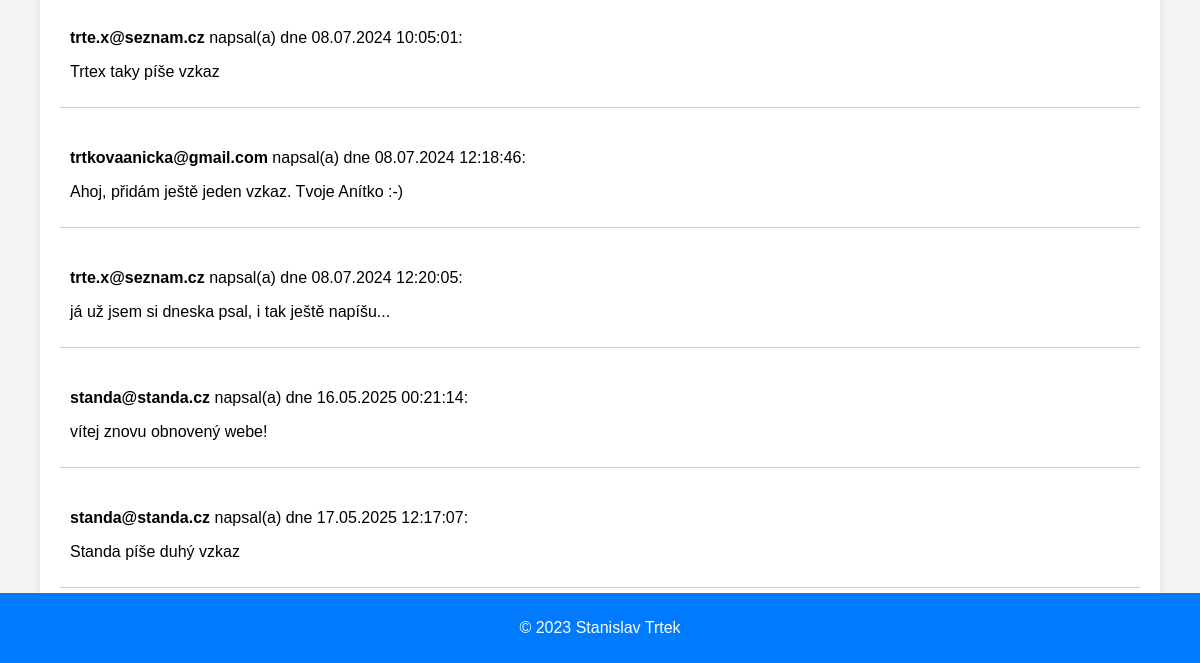
The page /messages/ (signed in, lower part) on the database as committed earlier.
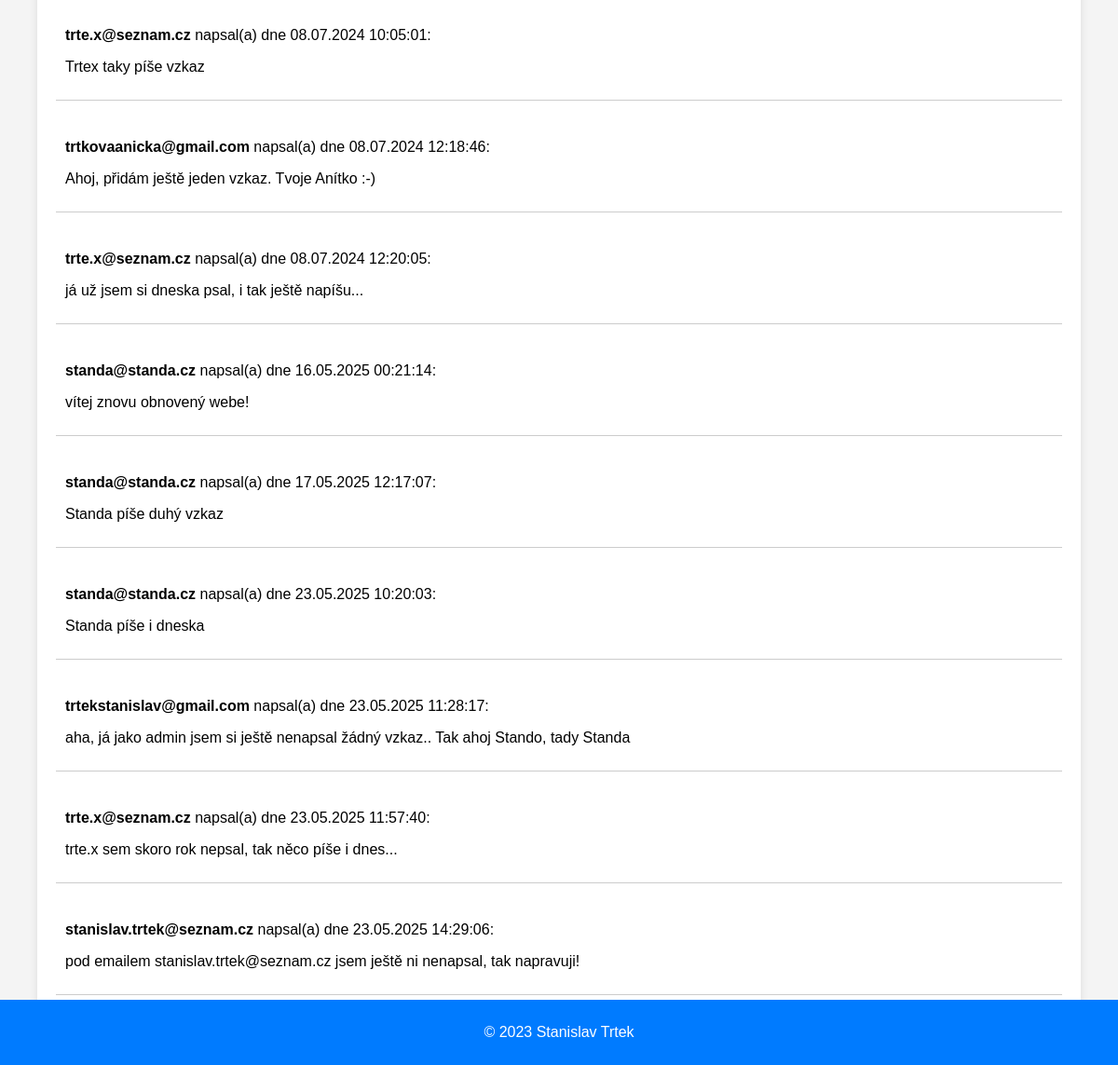
The same page on the database as committed later.
### myapp/models.py (models this page shows, shortened)
class Message(models.Model):
    user = models.ForeignKey('myapp.CustomUser', on_delete=models.CASCADE)
    content = models.TextField()
    timestamp = models.DateTimeField(auto_now_add=True)

class CustomUser(AbstractUser):
    is_admin = models.BooleanField(default=False)

### myapp/views.py (the view)
# urls.py: path('messages/', views.message_list, name='message_list'),
@login_required
def message_list(request):
    user_filter = request.GET.get('user')
    date_filter = request.GET.get('date')
    if request.user.is_admin:
        messages_query = Message.objects.all()
        if user_filter:
            messages_query = messages_query.filter(user__id=user_filter)
    else:
        messages_query = Message.objects.filter(user=request.user)
    if date_filter:
        date = parse_date(date_filter)
        if date:
            messages_query = messages_query.filter(timestamp__date=date)
    users = CustomUser.objects.all() if request.user.is_admin else CustomUser.objects.none()
    return render(request, 'message_list.html', {'messages': messages_query, 'users': users})

### myapp/context_processors.py (called while the page is built)
def current_datetime(request):
    return {
        'current_time': timezone.now()
    }

### myapp/templates/message_list.html (shortened to what this page needs)
{% extends "base.html" %}
{% load static %}
{% block content %}
<div class="messages-container">
    <div class="messages-list">
        {% for message in messages %}
            <div class="message-item">
                <p><strong>{{ message.user.username }}</strong> napsal(a) dne {{ message.timestamp|date:"d.m.Y H:i:s" }}:</p>
                <p>{{ message.content }}</p>
            </div>
        {% endfor %}
    </div>
</div>
{% endblock %}

### myapp/templates/base.html (shortened to what this page needs)
{% load static %}
<!DOCTYPE html>
<html lang="en">
<head>
    <link rel="stylesheet" href="{% static 'css/style.css' %}">
    <link rel="stylesheet" href="{% static 'css/home.css' %}">
    <link rel="stylesheet" href="{% static 'css/message_list.css' %}">
    <link rel="stylesheet" href="{% static 'css/login.css' %}">
    <link rel="stylesheet" href="https://cdn.jsdelivr.net/npm/cookieconsent@3/build/cookieconsent.min.css" />
</head>
<body>
    <main>
        {% block content %}{% endblock %}
    </main>
    <footer>
        <p>&copy; 2023 Stanislav Trtek</p>
    </footer>
</body>
</html>

### myapp/static/css/style.css (style rules this page uses)
body { font-family: Arial, sans-serif; background-color: #f4f4f4; margin: 0; padding: 0; }
main { padding: 20px; }
footer { background-color: #007bff; color: white; text-align: center; padding: 10px 0; position: fixed; bottom: 0; width: 100%; }

### myapp/static/css/message_list.css (style rules this page uses)
.messages-container { display: flex; justify-content: space-between; padding: 20px; }
.messages-list { width: 100%; padding: 20px; background-color: #fff; border-radius: 5px; box-shadow: 0 0 10px rgba(0, 0, 0, 0.1); }
.message-item { margin-bottom: 15px; padding: 10px; border-bottom: 1px solid #ccc; }

Rows that differ between the two databases and show on the page:
added Message: user.username "standa@standa.cz", timestamp "23.05.2025 10:20:03", content "Standa píše i dneska"
added Message: user.username "trtekstanislav@gmail.com", timestamp "23.05.2025 11:28:17", content "aha, já jako admin jsem si ještě nenapsal žádný vzkaz.. Tak ahoj Stando, tady Standa"
added Message: user.username "trte.x@seznam.cz", timestamp "23.05.2025 11:57:40", content "trte.x sem skoro rok nepsal, tak něco píše i dnes..."
added Message: user.username "stanislav.trtek@seznam.cz", timestamp "23.05.2025 14:29:06", content "pod emailem stanislav.trtek@seznam.cz jsem ještě ni nenapsal, tak napravuji!"
